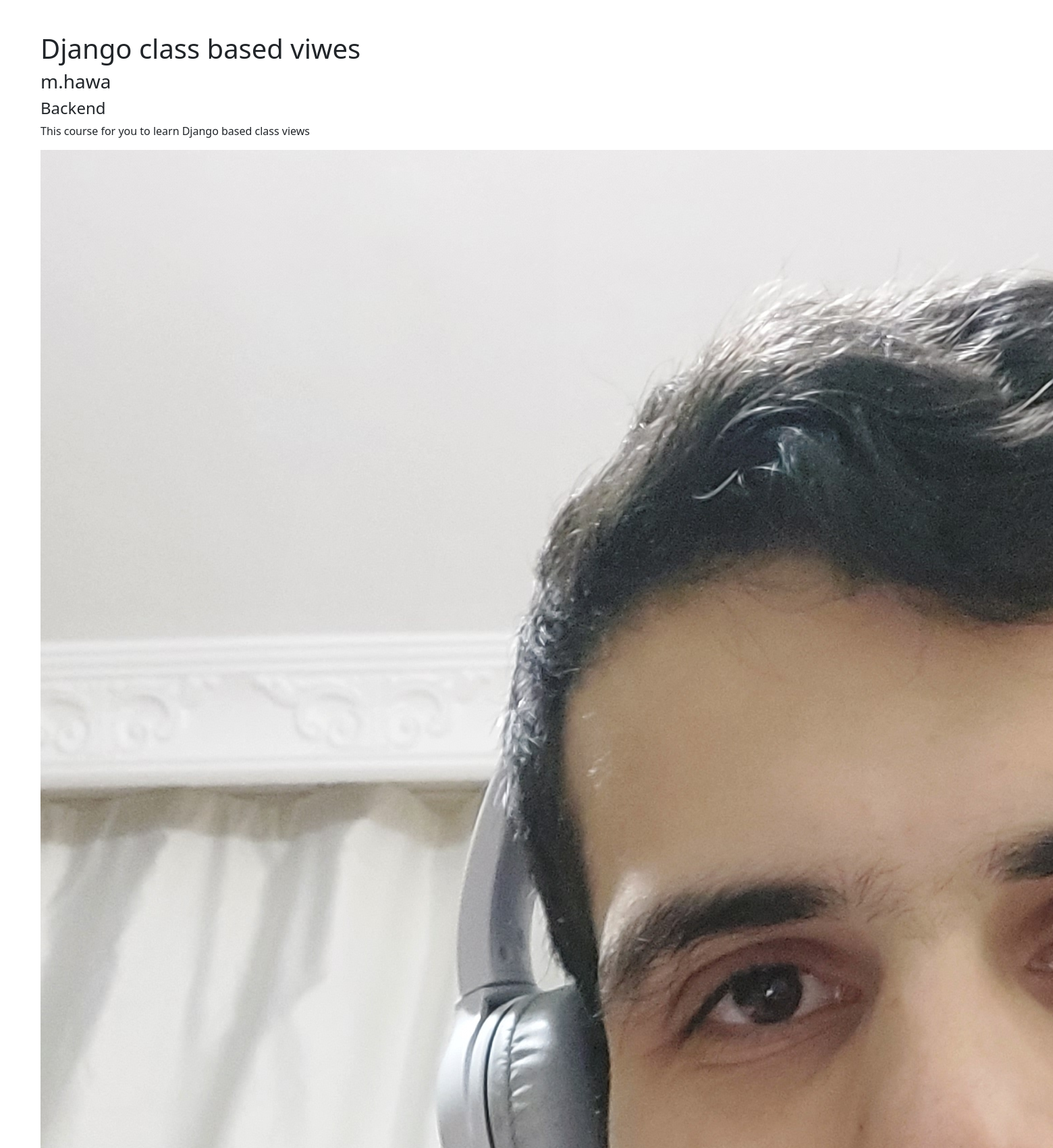
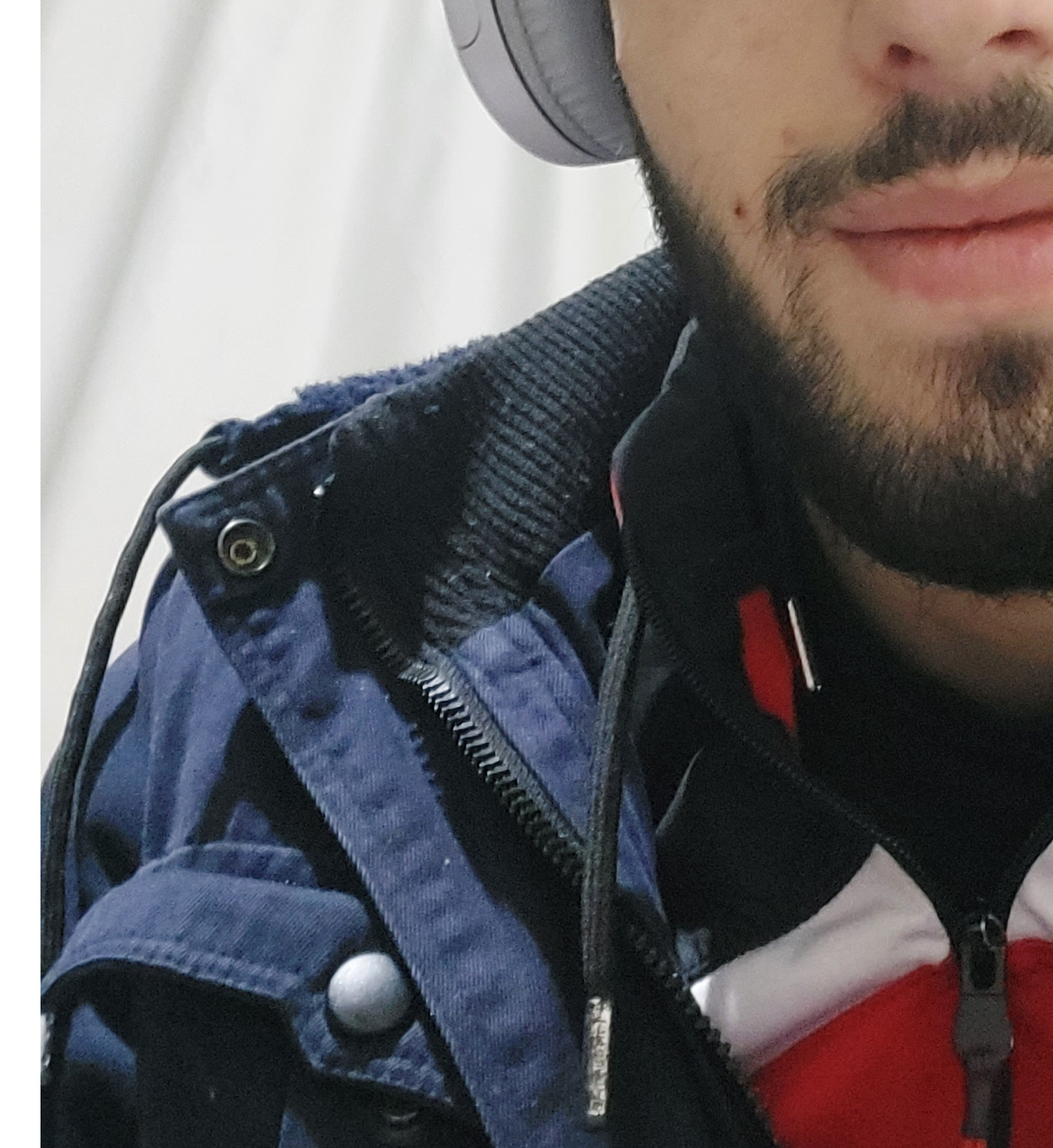
The page /posts/10 (upper part) on the database its author committed (2 pictures, top to bottom).
### posts/models.py (models this page shows)
class Post(models.Model):
    author = models.ForeignKey(User, related_name='post_author', on_delete=models.CASCADE)
    title = models.CharField(max_length=100)
    content = models.TextField(max_length=20000)
    draft = models.BooleanField(default=True)
    publish_date = models.DateTimeField(auto_now=True)
    category = models.ForeignKey('Category', related_name='post_category', on_delete=models.SET_NULL, null=True)
    tags = TaggableManager()
    image = models.ImageField(upload_to='post')
    def __str__(self) -> str:
        return self.title

class Category(models.Model):
    name = models.CharField(max_length=100)
    def __str__(self):
        return self.name

### posts/views.py (the view)
# urls.py: path('posts/<int:pk>', post_detail, name='post_detail'),
def post_detail(request, pk):
    post = Post.objects.get(id=pk)
    comments = Comment.objects.filter(post=post)
    if request.method == 'POST':
        form = CommentForm(request.POST)
        if form.is_valid():
            myform = form.save(commit=False)
            myform.post = post
            myform.save()
    else:
        form = CommentForm()
    context = {
        'post': post,
        'comments': comments,
        'form': form,
    }
    return render(request, 'posts/post_detail.html', context)

### posts/templates/posts/post_detail.html (shortened to what this page needs)
{% extends 'posts/base.html' %}
{% load django_bootstrap5 %}
{% block content %}
    <div>
        <h1>{{post}}</h1>
        <h3>{{post.author}}</h3>
        <h4>{{post.category}}</h4>
        <p>{{post.content|safe}}</p>
        <img src="{{post.image.url}}">
    </div>
{% endblock content %}

### rows shown on the page
Post: title "Django class based viwes", author "m.hawa", category "Backend", content "This course for you to learn Django based class views", image (picture)
